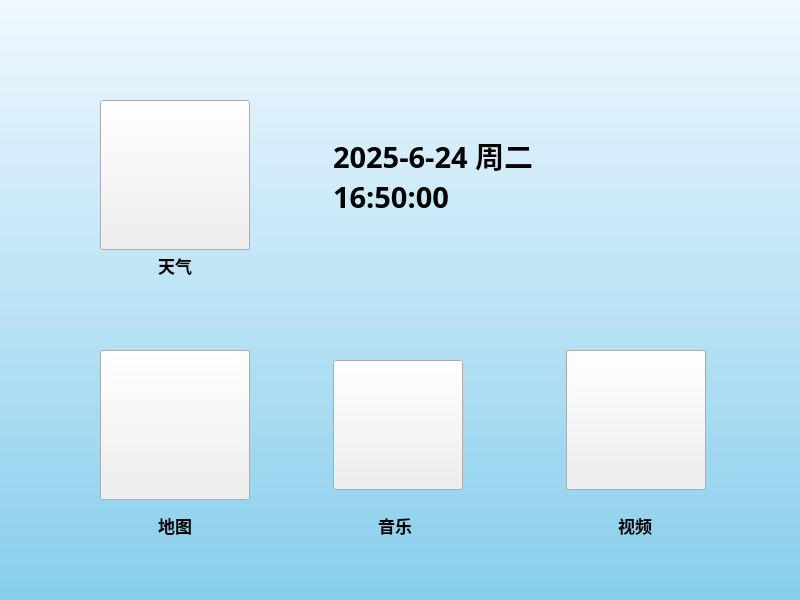
<?xml version="1.0" encoding="UTF-8"?>
<ui version="4.0">
 <class>MainWindow</class>
 <widget class="QMainWindow" name="MainWindow">
  <property name="geometry">
   <rect>
    <x>0</x>
    <y>0</y>
    <width>800</width>
    <height>600</height>
   </rect>
  </property>
  <property name="windowTitle">
   <string>车载多媒体</string>
  </property>
  <property name="styleSheet">
   <string notr="true">
</string>
  </property>
  <widget class="QWidget" name="centralwidget">
   <property name="styleSheet">
    <string notr="true">background-color:qlineargradient(x1:0, y1:0, x2:0, y2:1,stop:0 #F0F8FF, stop:1 #87CEEB)</string>
   </property>
   <widget class="QPushButton" name="btn_weather">
    <property name="geometry">
     <rect>
      <x>100</x>
      <y>100</y>
      <width>150</width>
      <height>150</height>
     </rect>
    </property>
    <property name="styleSheet">
     <string notr="true">border-image: url(:/resource/weather.png);
background:none;</string>
    </property>
    <property name="text">
     <string/>
    </property>
   </widget>
   <widget class="QPushButton" name="btn_location">
    <property name="geometry">
     <rect>
      <x>100</x>
      <y>350</y>
      <width>150</width>
      <height>150</height>
     </rect>
    </property>
    <property name="styleSheet">
     <string notr="true">border-image: url(:/resource/navigation.png);
background:none;</string>
    </property>
    <property name="text">
     <string/>
    </property>
   </widget>
   <widget class="QPushButton" name="btn_music">
    <property name="geometry">
     <rect>
      <x>333</x>
      <y>360</y>
      <width>130</width>
      <height>130</height>
     </rect>
    </property>
    <property name="styleSheet">
     <string notr="true">border-image: url(:/resource/music.png);
background:none;</string>
    </property>
    <property name="text">
     <string/>
    </property>
   </widget>
   <widget class="QPushButton" name="btn_video">
    <property name="geometry">
     <rect>
      <x>566</x>
      <y>350</y>
      <width>140</width>
      <height>140</height>
     </rect>
    </property>
    <property name="styleSheet">
     <string notr="true">border-image: url(:/resource/video.png);
background:none;</string>
    </property>
    <property name="text">
     <string/>
    </property>
   </widget>
   <widget class="QLabel" name="label_time">
    <property name="geometry">
     <rect>
      <x>333</x>
      <y>100</y>
      <width>383</width>
      <height>150</height>
     </rect>
    </property>
    <property name="font">
     <font>
      <family>微软雅黑</family>
      <pointsize>22</pointsize>
      <weight>75</weight>
      <bold>true</bold>
     </font>
    </property>
    <property name="styleSheet">
     <string notr="true">background:none;
font-family:微软雅黑

</string>
    </property>
    <property name="text">
     <string>2025-6-24 周二
16:50:00</string>
    </property>
   </widget>
   <widget class="QLabel" name="label">
    <property name="geometry">
     <rect>
      <x>110</x>
      <y>250</y>
      <width>130</width>
      <height>30</height>
     </rect>
    </property>
    <property name="font">
     <font>
      <pointsize>13</pointsize>
      <weight>75</weight>
      <bold>true</bold>
     </font>
    </property>
    <property name="styleSheet">
     <string notr="true">background:none;</string>
    </property>
    <property name="text">
     <string>天气</string>
    </property>
    <property name="alignment">
     <set>Qt::AlignCenter</set>
    </property>
   </widget>
   <widget class="QLabel" name="label_2">
    <property name="geometry">
     <rect>
      <x>110</x>
      <y>510</y>
      <width>130</width>
      <height>30</height>
     </rect>
    </property>
    <property name="font">
     <font>
      <pointsize>13</pointsize>
      <weight>75</weight>
      <bold>true</bold>
     </font>
    </property>
    <property name="styleSheet">
     <string notr="true">background:none;</string>
    </property>
    <property name="text">
     <string>地图</string>
    </property>
    <property name="alignment">
     <set>Qt::AlignCenter</set>
    </property>
   </widget>
   <widget class="QLabel" name="label_3">
    <property name="geometry">
     <rect>
      <x>330</x>
      <y>510</y>
      <width>130</width>
      <height>30</height>
     </rect>
    </property>
    <property name="font">
     <font>
      <pointsize>13</pointsize>
      <weight>75</weight>
      <bold>true</bold>
     </font>
    </property>
    <property name="styleSheet">
     <string notr="true">background:none;</string>
    </property>
    <property name="text">
     <string>音乐</string>
    </property>
    <property name="alignment">
     <set>Qt::AlignCenter</set>
    </property>
   </widget>
   <widget class="QLabel" name="label_4">
    <property name="geometry">
     <rect>
      <x>570</x>
      <y>510</y>
      <width>130</width>
      <height>30</height>
     </rect>
    </property>
    <property name="font">
     <font>
      <pointsize>13</pointsize>
      <weight>75</weight>
      <bold>true</bold>
     </font>
    </property>
    <property name="styleSheet">
     <string notr="true">background:none;</string>
    </property>
    <property name="text">
     <string>视频</string>
    </property>
    <property name="alignment">
     <set>Qt::AlignCenter</set>
    </property>
   </widget>
  </widget>
 </widget>
 <resources/>
 <connections/>
</ui>
